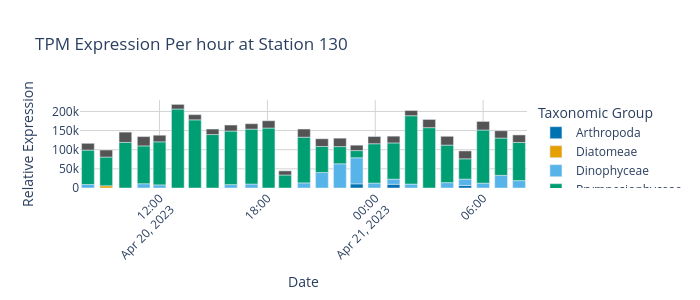

Write notebook code for a chart like this one.
### Code cell
# Group by taxonomic level and sample, then sum TPM
grouped_df = filtered_data.groupby(['Taxogroup2_UniEuk', 'Date'])['TPM'].sum().reset_index()

grouped_df.head()
# Normalize TPM sums to get relative expression per hour
total_tpm_per_hour = grouped_df.groupby('Date')['TPM'].transform('sum')
grouped_df['rel_expression_per_hour'] = grouped_df['TPM'] / total_tpm_per_hour

# Combine low-abundant groups into a single 'Rare' category
threshold = 0.05
grouped_df.loc[grouped_df['rel_expression_per_hour'] <= threshold, 'Taxogroup2_UniEuk'] = 'Rare'

# Combine 'core-Noctilucales' and 'Dinophyceae'
grouped_df['Taxogroup2_UniEuk'] = grouped_df['Taxogroup2_UniEuk'].replace({'core-Noctilucales': 'Dinophyceae'})

# Remove categories with no expression
grouped_df = grouped_df[grouped_df['rel_expression_per_hour'] > 0]

# Group once more to combine Rares
grouped_df = grouped_df.groupby(['Taxogroup2_UniEuk', 'Date'])['TPM'].sum().reset_index()

# Plot
fig = px.bar(grouped_df, 
            x='Date', 
            y='TPM', 
            color='Taxogroup2_UniEuk',
            title='TPM Expression Per hour at Station 130',
            category_orders={"Taxogroup2_UniEuk": ['Arthropoda', 'Acantharea', 'Ctenophora', 'Diatomeae', 'Dinophyceae', 
                                                    'Florideophyceae','Odontella', 'Phaeodarea', 'Prymnesiophyceae',
                                                    'Spirotrichea', 'Vertebrata', 'Rare',]},
            color_discrete_map=color_discrete_map
            )

fig.update_layout(
    width=700,
    height=300,
    xaxis_title='Date',
    yaxis_title='Relative Expression',
    xaxis_tickangle=-45,
    legend_title='Taxonomic Group',
    plot_bgcolor='white',
    # Add gridlines
    xaxis=dict(showgrid=True, gridcolor='lightgray'),
    yaxis=dict(showgrid=True, gridcolor='lightgray')
)

# Save the figure
filename_base = "../figures/metatranscriptomics/130_expression_per_hour"
fig.write_image(filename_base + ".png", scale=1)
fig.write_image(filename_base + ".svg", scale=1)

fig.show()

### Figure 1 — Plotly figure (JSON) as saved in the notebook; plotly's stock layout.template omitted (floating-point values rounded to 4 significant figures)
{"data": [{"hovertemplate": "Taxogroup2_UniEuk=Arthropoda<br>Date=%{x}<br>TPM=%{y}<extra></extra>", "legendgroup": "Arthropoda", "marker": {"color": "#0072B2", "pattern": {"shape": ""}}, "name": "Arthropoda", "orientation": "v", "showlegend": true, "textposition": "auto", "type": "bar", "x": ["2023-04-20T22:58:00.000000000", "2023-04-21T01:01:00.000000000", "2023-04-21T05:00:00.000000000"], "xaxis": "x", "y": [10850.0, 9737.0, 6674.0], "yaxis": "y"}, {"hovertemplate": "Taxogroup2_UniEuk=Diatomeae<br>Date=%{x}<br>TPM=%{y}<extra></extra>", "legendgroup": "Diatomeae", "marker": {"color": "#E69F00", "pattern": {"shape": ""}}, "name": "Diatomeae", "orientation": "v", "showlegend": true, "textposition": "auto", "type": "bar", "x": ["2023-04-20T09:02:00.000000000"], "xaxis": "x", "y": [5764.0], "yaxis": "y"}, {"hovertemplate": "Taxogroup2_UniEuk=Dinophyceae<br>Date=%{x}<br>TPM=%{y}<extra></extra>", "legendgroup": "Dinophyceae", "marker": {"color": "#56B4E9", "pattern": {"shape": ""}}, "name": "Dinophyceae", "orientation": "v", "showlegend": true, "textposition": "auto", "type": "bar", "x": ["2023-04-20T08:01:00.000000000", "2023-04-20T11:07:00.000000000", "2023-04-20T12:00:00.000000000", "2023-04-20T15:58:00.000000000", "2023-04-20T17:07:00.000000000", "2023-04-20T20:02:00.000000000", "2023-04-20T21:02:00.000000000", "2023-04-20T22:02:00.000000000", "2023-04-20T22:58:00.000000000", "2023-04-20T23:57:00.000000000", "2023-04-21T01:01:00.000000000", "2023-04-21T02:00:00.000000000", "2023-04-21T04:00:00.000000000", "2023-04-21T05:00:00.000000000", "2023-04-21T06:00:00.000000000", "2023-04-21T07:00:00.000000000", "2023-04-21T08:00:00.000000000"], "xaxis": "x", "y": [9230.0, 11140.0, 8123.0, 8819.0, 10290.0, 13430.0, 40350.0, 63240.0, 68150.0, 12840.0, 13300.0, 10220.0, 14030.0, 16560.0, 12580.0, 33000.0, 19380.0], "yaxis": "y"}, {"hovertemplate": "Taxogroup2_UniEuk=Prymnesiophyceae<br>Date=%{x}<br>TPM=%{y}<extra></extra>", "legendgroup": "Prymnesiophyceae", "marker": {"color": "#009E73", "pattern": {"shape": ""}}, "name": "Prymnesiophyceae", "orientation": "v", "showlegend": true, "textposition": "auto", "type": "bar", "x": ["2023-04-20T08:01:00.000000000", "2023-04-20T09:02:00.000000000", "2023-04-20T10:06:00.000000000", "2023-04-20T11:07:00.000000000", "2023-04-20T12:00:00.000000000", "2023-04-20T13:01:00.000000000", "2023-04-20T13:58:00.000000000", "2023-04-20T14:57:00.000000000", "2023-04-20T15:58:00.000000000", "2023-04-20T17:07:00.000000000", "2023-04-20T18:04:00.000000000", "2023-04-20T18:59:00.000000000", "2023-04-20T20:02:00.000000000", "2023-04-20T21:02:00.000000000", "2023-04-20T22:02:00.000000000", "2023-04-20T22:58:00.000000000", "2023-04-20T23:57:00.000000000", "2023-04-21T01:01:00.000000000", "2023-04-21T02:00:00.000000000", "2023-04-21T03:00:00.000000000", "2023-04-21T04:00:00.000000000", "2023-04-21T05:00:00.000000000", "2023-04-21T06:00:00.000000000", "2023-04-21T07:00:00.000000000", "2023-04-21T08:00:00.000000000"], "xaxis": "x", "y": [89830.0, 75070.0, 119200.0, 98770.0, 112400.0, 206300.0, 178100.0, 139600.0, 139900.0, 143500.0, 156600.0, 33970.0, 119300.0, 68120.0, 44970.0, 18750.0, 102800.0, 94700.0, 178600.0, 157700.0, 98050.0, 53040.0, 138900.0, 97480.0, 99520.0], "yaxis": "y"}, {"hovertemplate": "Taxogroup2_UniEuk=Rare<br>Date=%{x}<br>TPM=%{y}<extra></extra>", "legendgroup": "Rare", "marker": {"color": "#545454", "pattern": {"shape": ""}}, "name": "Rare", "orientation": "v", "showlegend": true, "textposition": "auto", "type": "bar", "x": ["2023-04-20T08:01:00.000000000", "2023-04-20T09:02:00.000000000", "2023-04-20T10:06:00.000000000", "2023-04-20T11:07:00.000000000", "2023-04-20T12:00:00.000000000", "2023-04-20T13:01:00.000000000", "2023-04-20T13:58:00.000000000", "2023-04-20T14:57:00.000000000", "2023-04-20T15:58:00.000000000", "2023-04-20T17:07:00.000000000", "2023-04-20T18:04:00.000000000", "2023-04-20T18:59:00.000000000", "2023-04-20T20:02:00.000000000", "2023-04-20T21:02:00.000000000", "2023-04-20T22:02:00.000000000", "2023-04-20T22:58:00.000000000", "2023-04-20T23:57:00.000000000", "2023-04-21T01:01:00.000000000", "2023-04-21T02:00:00.000000000", "2023-04-21T03:00:00.000000000", "2023-04-21T04:00:00.000000000", "2023-04-21T05:00:00.000000000", "2023-04-21T06:00:00.000000000", "2023-04-21T07:00:00.000000000", "2023-04-21T08:00:00.000000000"], "xaxis": "x", "y": [17650.0, 18400.0, 26730.0, 24420.0, 17310.0, 12140.0, 13570.0, 14440.0, 15770.0, 14060.0, 19010.0, 10790.0, 21310.0, 20120.0, 21910.0, 14120.0, 18880.0, 17660.0, 13610.0, 21340.0, 22950.0, 20590.0, 22380.0, 19070.0, 19700.0], "yaxis": "y"}], "layout": {"barmode": "relative", "height": 300, "legend": {"title": {"text": "Taxonomic Group"}, "tracegroupgap": 0}, "plot_bgcolor": "white", "title": {"text": "TPM Expression Per hour at Station 130"}, "width": 700, "xaxis": {"anchor": "y", "domain": [0, 1], "gridcolor": "lightgray", "showgrid": true, "tickangle": -45, "title": {"text": "Date"}}, "yaxis": {"anchor": "x", "domain": [0, 1], "gridcolor": "lightgray", "showgrid": true, "title": {"text": "Relative Expression"}}}}
